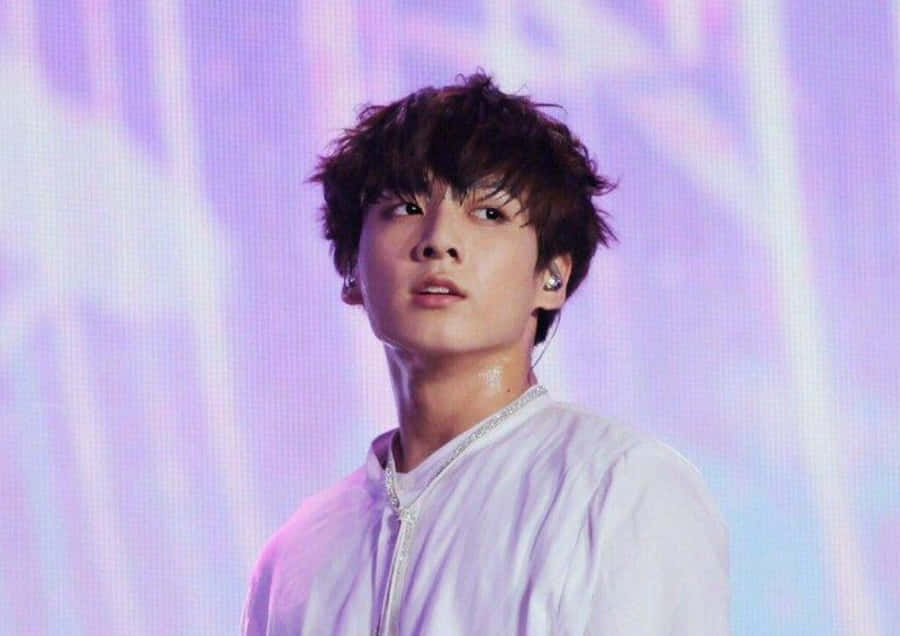
#> input picture jungkook.jpg, 900 x 636 px
$ python -i app.py   (imports and definitions only)
#> lines starting #> are read from the running program, lines starting #| are printed output that depends on the picture
#> further down, picture is the input picture: shape (636, 900, 3); mean B, G, R 214.4, 176.5, 191.1
import cv2
import numpy as np
import streamlit as st
from PIL import Image
import io

# Function to check allowed file extensions
def allowed_file(filename):
    return '.' in filename and filename.rsplit('.', 1)[1].lower() in ['png', 'jpg', 'jpeg']

# Function to convert image to sketch
def make_sketch(img):
    grayed = cv2.cvtColor(img, cv2.COLOR_BGR2GRAY)
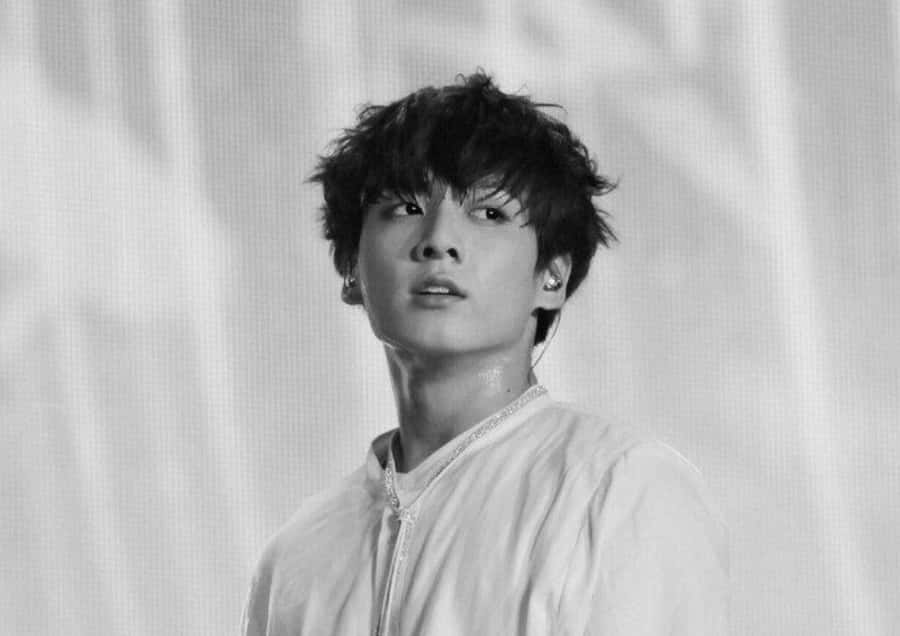
#> grayed: shape (636, 900); min 0, max 246, mean 185.2
    inverted = cv2.bitwise_not(grayed)
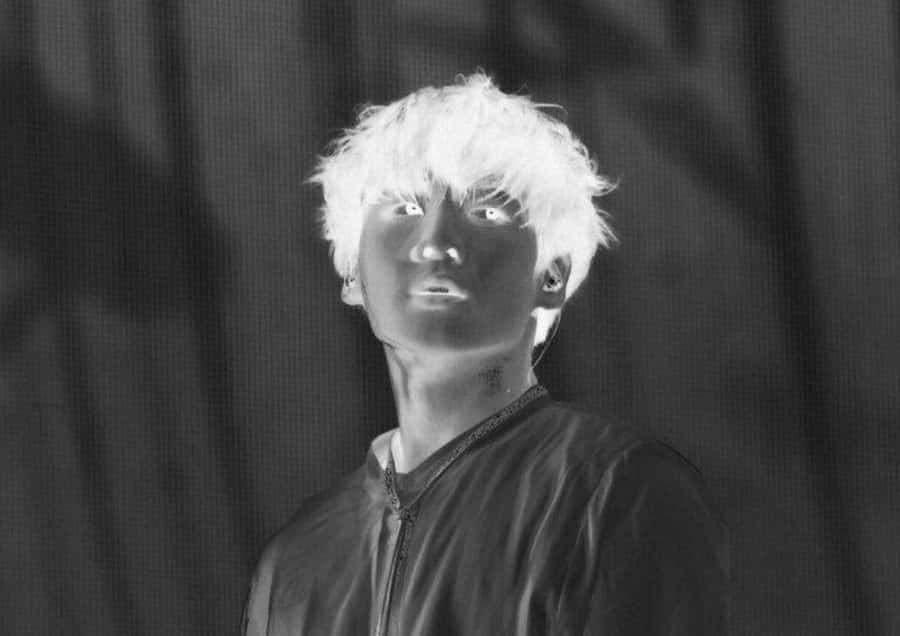
#> inverted: shape (636, 900); min 9, max 255, mean 69.8
    blurred = cv2.GaussianBlur(inverted, (21, 21), sigmaX=0, sigmaY=0)
    final_result = cv2.divide(grayed, 255 - blurred, scale=256)
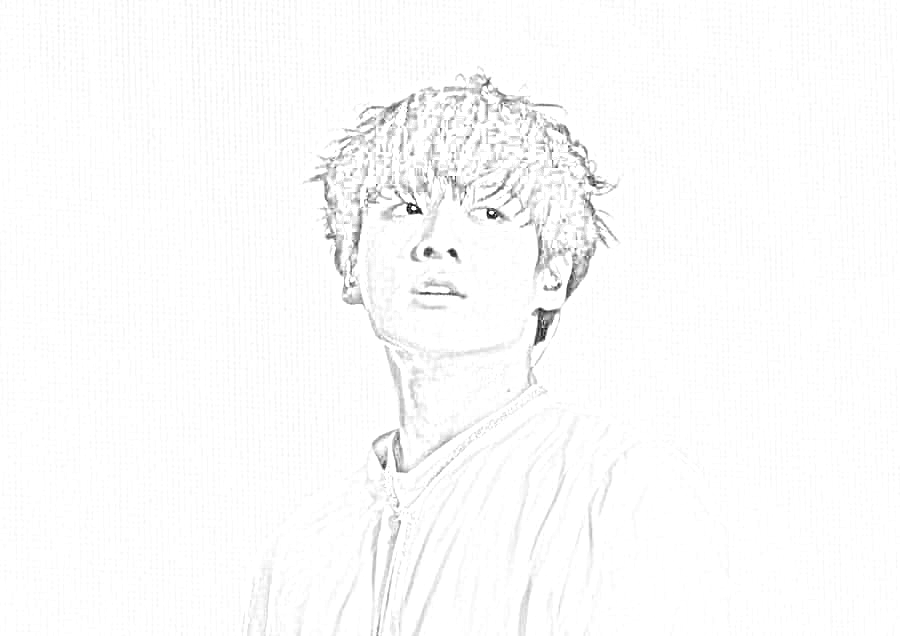
#> final_result: shape (636, 900); min 0, max 255, mean 251.4
    return final_result

# Streamlit app
# [60 lines not run here, left out]

>>> import cv2
>>> picture = cv2.imread('jungkook.jpg')
>>> result = make_sketch(picture)
